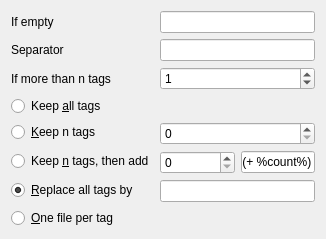
      <widget class="QWidget" name="pageSaveCharacters">
       <layout class="QFormLayout" name="formLayout_6">
        <item row="0" column="0">
         <widget class="QLabel" name="label_22">
          <property name="text">
           <string>If empty</string>
          </property>
         </widget>
        </item>
        <item row="0" column="1">
         <widget class="QLineEdit" name="lineCharactersIfNone">
          <property name="text">
           <string/>
          </property>
         </widget>
        </item>
        <item row="1" column="0">
         <widget class="QLabel" name="label_23">
          <property name="text">
           <string>Separator</string>
          </property>
         </widget>
        </item>
        <item row="1" column="1">
         <widget class="QLineEdit" name="lineCharactersSeparator">
          <property name="text">
           <string/>
          </property>
         </widget>
        </item>
        <item row="2" column="0">
         <widget class="QLabel" name="label_69">
          <property name="text">
           <string>If more than n tags</string>
          </property>
         </widget>
        </item>
        <item row="2" column="1">
         <widget class="QSpinBox" name="spinCharactersMoreThanN">
          <property name="maximum">
           <number>100</number>
          </property>
          <property name="value">
           <number>1</number>
          </property>
         </widget>
        </item>
        <item row="4" column="0">
         <widget class="QRadioButton" name="radioCharactersKeepN">
          <property name="text">
           <string>&amp;Keep n tags</string>
          </property>
         </widget>
        </item>
        <item row="4" column="1">
         <widget class="QSpinBox" name="spinCharactersKeepN"/>
        </item>
        <item row="5" column="0">
         <widget class="QRadioButton" name="radioCharactersKeepNThenAdd">
          <property name="text">
           <string>Keep &amp;n tags, then add</string>
          </property>
         </widget>
        </item>
        <item row="5" column="1">
         <layout class="QHBoxLayout" name="horizontalLayout_20" stretch="1,1">
          <item>
           <widget class="QSpinBox" name="spinCharactersKeepNThenAdd"/>
          </item>
          <item>
           <widget class="QLineEdit" name="lineCharactersKeepNThenAdd">
            <property name="text">
             <string notr="true"> (+ %count%)</string>
            </property>
           </widget>
          </item>
         </layout>
        </item>
        <item row="6" column="0">
         <widget class="QRadioButton" name="radioCharactersReplaceAll">
          <property name="text">
           <string>&amp;Replace all tags by</string>
          </property>
          <property name="checked">
           <bool>true</bool>
          </property>
         </widget>
        </item>
        <item row="6" column="1">
         <widget class="QLineEdit" name="lineCharactersReplaceAll">
          <property name="text">
           <string/>
          </property>
         </widget>
        </item>
        <item row="3" column="0" colspan="2">
         <widget class="QRadioButton" name="radioCharactersKeepAll">
          <property name="text">
           <string>Keep &amp;all tags</string>
          </property>
         </widget>
        </item>
        <item row="7" column="0" colspan="2">
         <widget class="QRadioButton" name="radioCharactersMultiple">
          <property name="text">
           <string>&amp;One file per tag</string>
          </property>
         </widget>
        </item>
       </layout>
      </widget>
